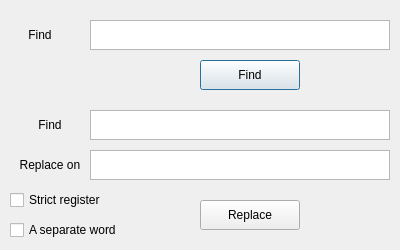
<?xml version="1.0" encoding="UTF-8"?>
<ui version="4.0">
 <class>FindAndReplace</class>
 <widget class="QDialog" name="FindAndReplace">
  <property name="geometry">
   <rect>
    <x>0</x>
    <y>0</y>
    <width>400</width>
    <height>250</height>
   </rect>
  </property>
  <property name="windowTitle">
   <string>Dialog</string>
  </property>
  <widget class="QTextEdit" name="textEdit">
   <property name="geometry">
    <rect>
     <x>90</x>
     <y>20</y>
     <width>300</width>
     <height>30</height>
    </rect>
   </property>
  </widget>
  <widget class="QTextEdit" name="textEdit_2">
   <property name="geometry">
    <rect>
     <x>90</x>
     <y>110</y>
     <width>300</width>
     <height>30</height>
    </rect>
   </property>
  </widget>
  <widget class="QLabel" name="label_2">
   <property name="geometry">
    <rect>
     <x>10</x>
     <y>20</y>
     <width>60</width>
     <height>30</height>
    </rect>
   </property>
   <property name="text">
    <string>Find</string>
   </property>
   <property name="alignment">
    <set>Qt::AlignCenter</set>
   </property>
  </widget>
  <widget class="QLabel" name="label_3">
   <property name="geometry">
    <rect>
     <x>10</x>
     <y>150</y>
     <width>80</width>
     <height>30</height>
    </rect>
   </property>
   <property name="text">
    <string>Replace on</string>
   </property>
   <property name="alignment">
    <set>Qt::AlignCenter</set>
   </property>
  </widget>
  <widget class="QPushButton" name="pushButton">
   <property name="geometry">
    <rect>
     <x>200</x>
     <y>60</y>
     <width>100</width>
     <height>30</height>
    </rect>
   </property>
   <property name="text">
    <string>Find</string>
   </property>
  </widget>
  <widget class="QPushButton" name="pushButton_2">
   <property name="geometry">
    <rect>
     <x>200</x>
     <y>200</y>
     <width>100</width>
     <height>30</height>
    </rect>
   </property>
   <property name="text">
    <string>Replace</string>
   </property>
  </widget>
  <widget class="QTextEdit" name="textEdit_3">
   <property name="geometry">
    <rect>
     <x>90</x>
     <y>150</y>
     <width>300</width>
     <height>30</height>
    </rect>
   </property>
  </widget>
  <widget class="QLabel" name="label_4">
   <property name="geometry">
    <rect>
     <x>10</x>
     <y>110</y>
     <width>80</width>
     <height>30</height>
    </rect>
   </property>
   <property name="text">
    <string>Find</string>
   </property>
   <property name="alignment">
    <set>Qt::AlignCenter</set>
   </property>
  </widget>
  <widget class="QCheckBox" name="registerBox">
   <property name="geometry">
    <rect>
     <x>10</x>
     <y>190</y>
     <width>141</width>
     <height>20</height>
    </rect>
   </property>
   <property name="text">
    <string>Strict register</string>
   </property>
  </widget>
  <widget class="QCheckBox" name="syntaxBox">
   <property name="geometry">
    <rect>
     <x>10</x>
     <y>220</y>
     <width>141</width>
     <height>20</height>
    </rect>
   </property>
   <property name="text">
    <string>A separate word</string>
   </property>
  </widget>
 </widget>
 <resources/>
 <connections/>
</ui>
